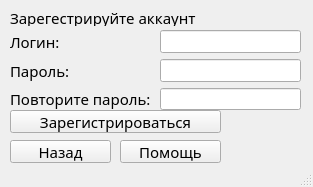
<?xml version="1.0" encoding="UTF-8"?>
<ui version="4.0">
 <class>MainWindow</class>
 <widget class="QMainWindow" name="MainWindow">
  <property name="geometry">
   <rect>
    <x>0</x>
    <y>0</y>
    <width>313</width>
    <height>187</height>
   </rect>
  </property>
  <property name="minimumSize">
   <size>
    <width>249</width>
    <height>187</height>
   </size>
  </property>
  <property name="maximumSize">
   <size>
    <width>313</width>
    <height>187</height>
   </size>
  </property>
  <property name="font">
   <font>
    <family>TOYZ</family>
    <pointsize>11</pointsize>
   </font>
  </property>
  <property name="windowTitle">
   <string>Best Clicker</string>
  </property>
  <widget class="QWidget" name="centralwidget">
   <widget class="QPushButton" name="register2bt">
    <property name="geometry">
     <rect>
      <x>10</x>
      <y>110</y>
      <width>211</width>
      <height>23</height>
     </rect>
    </property>
    <property name="cursor">
     <cursorShape>PointingHandCursor</cursorShape>
    </property>
    <property name="text">
     <string>Зарегистрироваться</string>
    </property>
   </widget>
   <widget class="QLabel" name="registelb">
    <property name="geometry">
     <rect>
      <x>10</x>
      <y>10</y>
      <width>291</width>
      <height>16</height>
     </rect>
    </property>
    <property name="text">
     <string>Зарегестрируйте аккаунт</string>
    </property>
   </widget>
   <widget class="QWidget" name="layoutWidget">
    <property name="geometry">
     <rect>
      <x>10</x>
      <y>30</y>
      <width>291</width>
      <height>80</height>
     </rect>
    </property>
    <layout class="QGridLayout" name="gridLayout">
     <property name="horizontalSpacing">
      <number>9</number>
     </property>
     <item row="0" column="1">
      <widget class="QLineEdit" name="loginle"/>
     </item>
     <item row="1" column="0">
      <widget class="QLabel" name="passwordlb">
       <property name="text">
        <string>Пароль:</string>
       </property>
      </widget>
     </item>
     <item row="1" column="1">
      <widget class="QLineEdit" name="passwordle"/>
     </item>
     <item row="0" column="0">
      <widget class="QLabel" name="loginlb">
       <property name="text">
        <string>Логин:</string>
       </property>
      </widget>
     </item>
     <item row="2" column="0">
      <widget class="QLabel" name="password2lb">
       <property name="text">
        <string>Повторите пароль:</string>
       </property>
      </widget>
     </item>
     <item row="2" column="1">
      <widget class="QLineEdit" name="password2le"/>
     </item>
    </layout>
   </widget>
   <widget class="QPushButton" name="returnbt">
    <property name="geometry">
     <rect>
      <x>10</x>
      <y>140</y>
      <width>101</width>
      <height>23</height>
     </rect>
    </property>
    <property name="cursor">
     <cursorShape>PointingHandCursor</cursorShape>
    </property>
    <property name="text">
     <string>Назад</string>
    </property>
   </widget>
   <widget class="QPushButton" name="help">
    <property name="geometry">
     <rect>
      <x>120</x>
      <y>140</y>
      <width>101</width>
      <height>23</height>
     </rect>
    </property>
    <property name="cursor">
     <cursorShape>PointingHandCursor</cursorShape>
    </property>
    <property name="text">
     <string>Помощь</string>
    </property>
   </widget>
  </widget>
  <widget class="QStatusBar" name="statusbar">
   <property name="font">
    <font>
     <pointsize>8</pointsize>
    </font>
   </property>
  </widget>
 </widget>
 <resources/>
 <connections/>
</ui>
